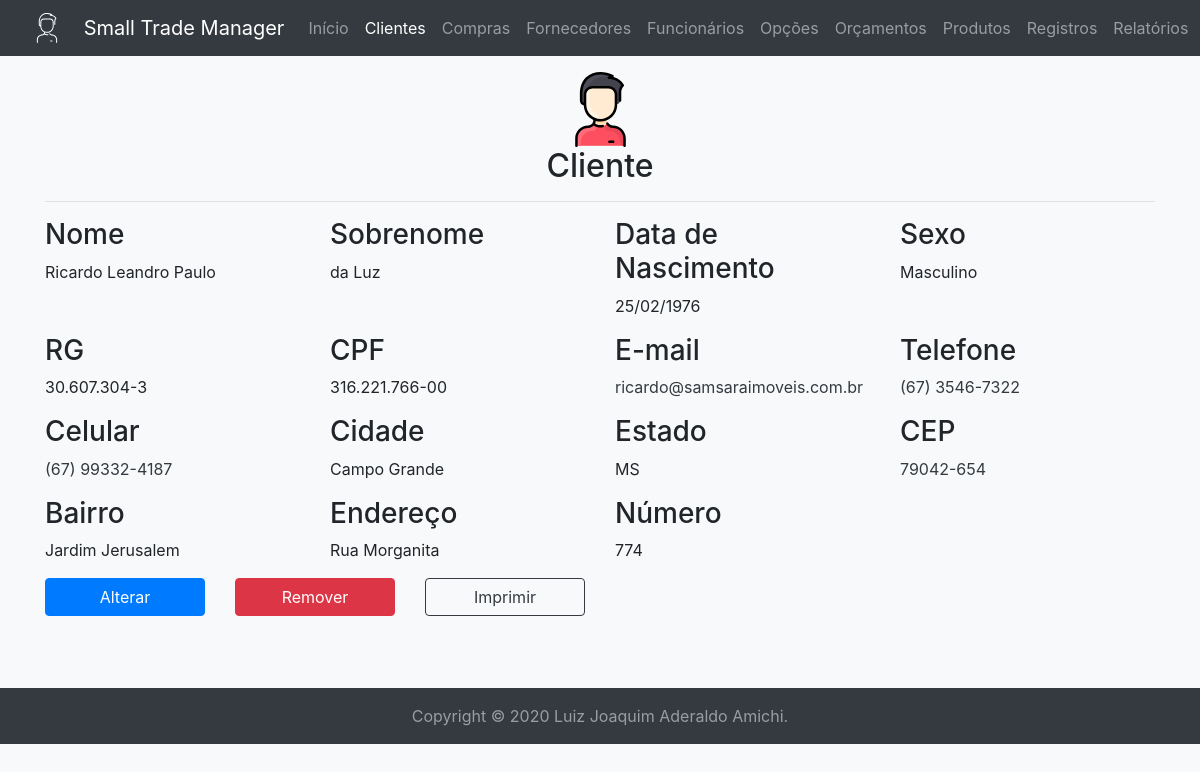
Page /client/view/?id=1 (signed in) on the committed database.
### tables this page shows
create table if not exists clients (
	id int unsigned auto_increment not null primary key,
	name varchar(32) character set 'utf8' not null,
	surname varchar(32) character set 'utf8' not null,
	rg varchar(9) character set 'utf8' null unique,
	cpf char(11) character set 'utf8' not null unique,
	birthday date not null,
	postal_code char(8) character set 'utf8' null,
	district varchar(32) character set 'utf8' null,
	city varchar(64) character set 'utf8' not null,
	state char(2) character set 'utf8' not null,
	address varchar(64) character set 'utf8' not null,
	number int unsigned not null,
	complement varchar(32) character set 'utf8' null,
	email varchar(32) character set 'utf8' null,
	phone char(10) character set 'utf8' null,
	cell_phone char(11) character set 'utf8' null,
	sex char(1) character set 'utf8' not null,
	note varchar(512) character set 'utf8' null
);

### mysql.php (called while the page is built, shortened)
<?php
$db = null;
function execute(string $query, ?object &$record=null): array|bool {
	global $db;
	$operation = strtolower(substr($query, 0, 6));
	$tuple = $record ? convert($record) : $record;
	$connection = $db ?? open();
	$stmt = null;
	if($connection) {
		try {
			if($operation == 'delete') {
				$queries = explode(';', $query);
				foreach($queries as $query) {
					if(!empty($query)) {
						$stmt = $connection->prepare($query);
						$stmt->execute();
					}
				}
			}
			elseif(in_array($operation, ['insert', 'select', 'update'])) {
				$stmt = $connection->prepare($query);
				$stmt->execute($tuple);
			}
			if($operation == 'select') {
				return $stmt->fetchAll(\PDO::FETCH_OBJ);
			}
			elseif(in_array($operation, ['delete', 'insert', 'update'])) {
				if($operation == 'insert' && $record) {
					$record->id = $connection->lastInsertId() ?: ($record->id ?? 0);
				}
				$commit = $connection->commit();
				return (bool) ($operation == 'delete' ? $commit : $stmt->rowCount());
			}
		}
		catch(\PDOException $e) {
			\util\history($e);
			if($operation == 'select') {
				return [];
			}
			elseif(in_array($operation, ['delete', 'insert', 'update'])) {
				$connection->rollBack();
				return false;
			}
		}
		finally {
			$connection = null;
		}
	}
	return false;
}
function open(): ?\PDO {
	global $db;
	if(!$db) {
		try {
			$db = new \PDO('mysql:host=' . MYSQL_HOST . ';dbname=' . MYSQL_SCHEMA, MYSQL_USER, MYSQL_PASSWORD);
			$db->setAttribute(\PDO::ATTR_ERRMODE, \PDO::ERRMODE_EXCEPTION);
			$db->setAttribute(\PDO::ATTR_DEFAULT_FETCH_MODE, \PDO::FETCH_OBJ);
			return $db;
		}
		catch(\PDOException $e) {
			\util\history($e);
			return null;
		}
	}
	return $db;
}

### controllers/client.php (called while the page is built, shortened)
<?php
require_once __DIR__ . '/../mysql.php';
function beautify(object $tuple): object {
	$tuple->rg = isset($tuple->rg) ? (strlen($tuple->rg) == 8 ? substr($tuple->rg, 0, 1) . '.' . substr($tuple->rg, 1, 3) . '.' . substr($tuple->rg, 4, 3) . '-' . substr($tuple->rg, 7, 2) : substr($tuple->rg, 0, 2) . '.' . substr($tuple->rg, 2, 3) . '.' . substr($tuple->rg, 5, 3) . '-' . substr($tuple->rg, 8, 2)) : null;
	$tuple->cpf = substr($tuple->cpf, 0, 3) . '.' . substr($tuple->cpf, 3, 3) . '.' . substr($tuple->cpf, 6, 3) . '-' . substr($tuple->cpf, 9, 2);
	$tuple->postal_code = isset($tuple->postal_code) ? substr($tuple->postal_code, 0, 5) . '-' . substr($tuple->postal_code, 5, 3) : null;
	$tuple->phone = isset($tuple->phone) ? '(' . substr($tuple->phone, 0, 2) . ') ' . substr($tuple->phone, 2, 4) . '-' . substr($tuple->phone, 6, 4) : null;
	$tuple->cell_phone = isset($tuple->cell_phone) ? '(' . substr($tuple->cell_phone, 0, 2) . ') ' . substr($tuple->cell_phone, 2, 5) . '-' . substr($tuple->cell_phone, 7, 4) : null;
	$tuple->birthday = substr($tuple->birthday, 8, 2) . '/' . substr($tuple->birthday, 5, 2) . '/' . substr($tuple->birthday, 0, 4);
	$tuple->sex = $tuple->sex == 'M' ? 'Masculino' : ($tuple->sex == 'F' ? 'Feminino' : 'Indefinido');
	return $tuple;
}

### templates/client/view.php (the view, shortened to what this page needs)
	<div class="container mb-5" id="content">
		<div class="my-3 text-center">
			<img alt="Cliente" class="img-fluid mx-3" height="75" src="<?=BASE_URL?>img/client-color.svg" width="75"/>
			<h2><?=PAGE_TITLE?></h2>
			<hr/>
		</div>
		<div class="row">
			<div class="col-md-3">
				<h3>Nome</h3>
				<p><?=$tuple->name?></p>
			</div>
			<div class="col-md-3">
				<h3>Sobrenome</h3>
				<p><?=$tuple->surname?></p>
			</div>
			<div class="col-md-3">
				<h3>Data de Nascimento</h3>
				<p><?=$tuple->birthday?></p>
			</div>
			<div class="col-md-3">
				<h3>Sexo</h3>
				<p><?=$tuple->sex?></p>
			</div>
			<?php if($tuple->rg): ?>
			<div class="col-md-3">
				<h3>RG</h3>
				<p><?=$tuple->rg?></p>
			</div>
			<?php endif; ?>
			<div class="col-md-3">
				<h3>CPF</h3>
				<p><?=$tuple->cpf?></p>
			</div>
			<?php if($tuple->email): ?>
			<div class="col-md-3">
				<h3>E-mail</h3>
				<p><a class="text-dark" href="mailto:<?=$tuple->email?>"><?=$tuple->email?></a></p>
			</div>
			<?php endif; ?>
			<?php if($tuple->phone): ?>
			<div class="col-md-3">
				<h3>Telefone</h3>
				<p><a class="text-dark" href="tel:+55<?=$tuple->phone?>"><?=$tuple->phone?></a></p>
			</div>
			<?php endif; ?>
			<?php if($tuple->cell_phone): ?>
			<div class="col-md-3">
				<h3>Celular</h3>
				<p><a class="text-dark" href="tel:+55<?=$tuple->cell_phone?>"><?=$tuple->cell_phone?></a></p>
			</div>
			<?php endif; ?>
			<div class="col-md-3">
				<h3>Cidade</h3>
				<p><?=$tuple->city?></p>
			</div>
			<div class="col-md-3">
				<h3>Estado</h3>
				<p><?=$tuple->state?></p>
			</div>
			<?php if($tuple->postal_code): ?>
			<div class="col-md-3">
				<h3>CEP</h3>
				<p><a class="text-dark" href="https://www.google.com.br/maps/search/<?=$tuple->postal_code?>" target="_blank"><?=$tuple->postal_code?></a></p>
			</div>
			<?php endif; ?>
			<?php if($tuple->district): ?>
			<div class="col-md-3">
				<h3>Bairro</h3>
				<p><?=$tuple->district?></p>
			</div>
			<?php endif; ?>
			<div class="col-md-3">
				<h3>Endereço</h3>
				<p><?=$tuple->address?></p>
			</div>
			<div class="col-md-3">
				<h3>Número</h3>
				<p><?=$tuple->number?></p>
			</div>
			<div class="col-md-3">
			</div>
		</div>
		<div class="pb-3 row" id="buttons">
			<div class="col-md-2 mb-2">
				<a class="btn btn-block btn-primary" href="<?=BASE_URL . PAGE_NAME?>/update/?id=<?=$tuple->id?>">Alterar</a>
			</div>
			<div class="col-md-2 mb-2">
				<button class="btn btn-block btn-danger" data-target="#remove-modal" data-toggle="modal" type="button">Remover</button>
			</div>
			<div class="col-md-2 mb-2">
				<button class="btn btn-block btn-outline-dark" id="print-content">Imprimir</button>
			</div>
		</div>
	</div>
</body>
</html>

### rows in the picture
clients: name "Ricardo Leandro Paulo", surname "da Luz", birthday "25/02/1976", sex "Masculino", rg "30.607.304-3", cpf "316.221.766-00", email "ricardo@samsaraimoveis.com.br", phone "(67) 3546-7322", cell_phone "(67) 99332-4187", city "Campo Grande", state "MS", postal_code "79042-654", district "Jardim Jerusalem", address "Rua Morganita", number "774"

### other values in the picture
PAGE_TITLE "Cliente"
